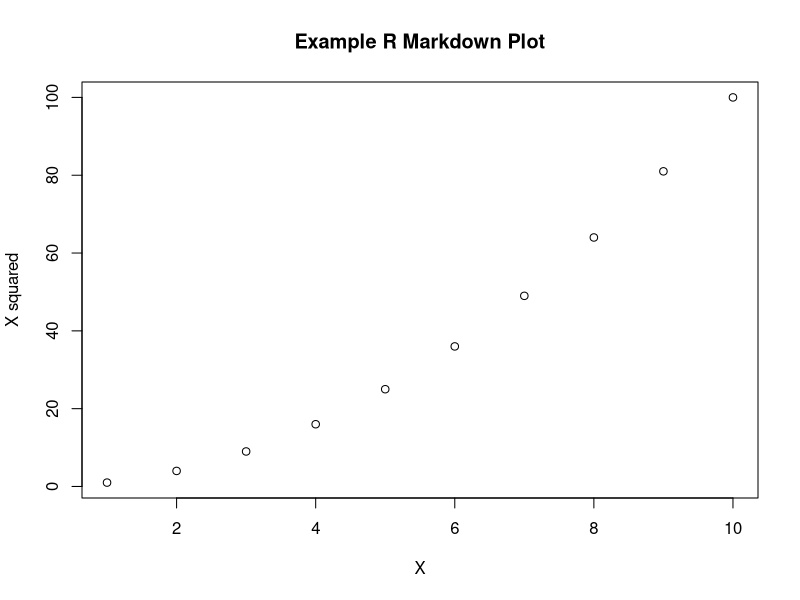

Recreate this plot in R.
## ---- chunk 1
knitr::opts_chunk$set(
  echo = TRUE,
  warning = FALSE,
  message = FALSE,
  fig.width = 9,
  fig.height = 6
)

project_root <- "/SCRATCH/interns/keerti/Pipeline/16s_Amplicon"
## ---- chunk 2
cat("Project directory:", project_root)
## ---- chunk 3
results_dir <- file.path(project_root, "results")

cat("Results directory:", results_dir)
## ---- chunk 4
qzv_files <- list.files(
  results_dir,
  pattern = "\\.qzv$",
  recursive = TRUE,
  full.names = TRUE
)

data.frame(
  File = basename(qzv_files),
  Path = qzv_files
)
## ---- chunk 5
qza_files <- list.files(
  results_dir,
  pattern = "\\.qza$",
  recursive = TRUE,
  full.names = TRUE
)

data.frame(
  File = basename(qza_files),
  Path = qza_files
)
## ---- chunk 6
x <- 1:10
y <- x^2

plot(
  x,
  y,
  main = "Example R Markdown Plot",
  xlab = "X",
  ylab = "X squared"
)
## ---- chunk 7
sessionInfo()
